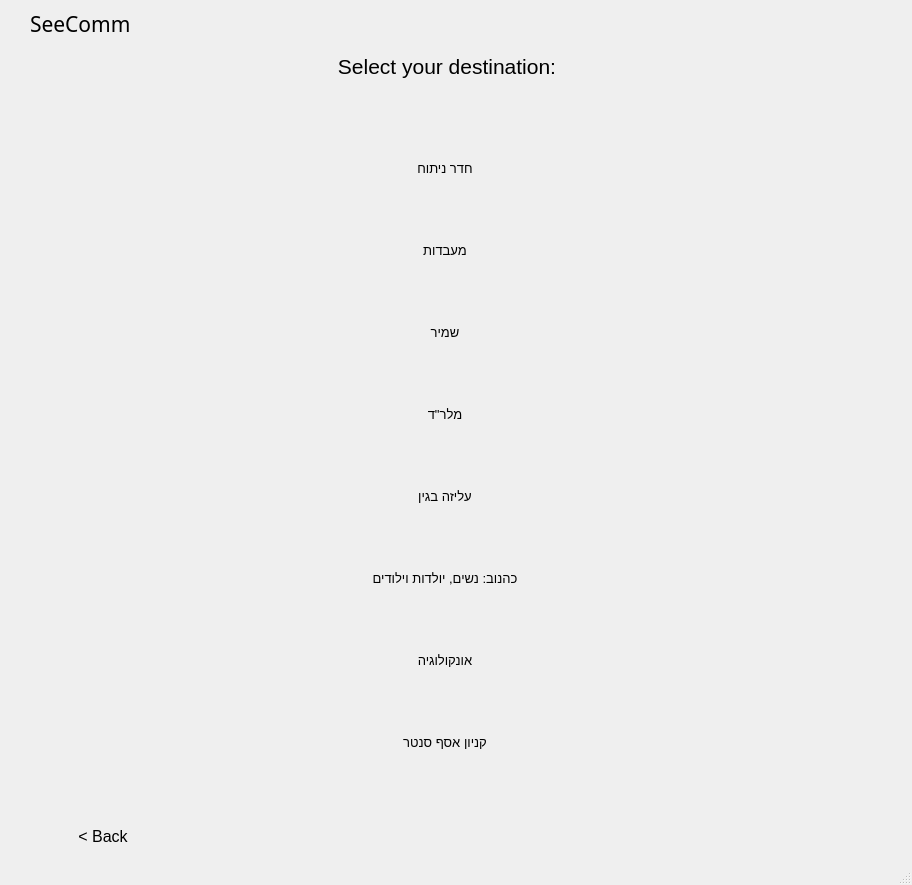
<?xml version="1.0" encoding="UTF-8"?>
<ui version="4.0">
 <class>MainWindow</class>
 <widget class="QMainWindow" name="MainWindow">
  <property name="geometry">
   <rect>
    <x>0</x>
    <y>0</y>
    <width>912</width>
    <height>885</height>
   </rect>
  </property>
  <property name="windowTitle">
   <string>MainWindow</string>
  </property>
  <widget class="QWidget" name="centralwidget">
   <layout class="QGridLayout" name="gridLayout">
    <item row="12" column="0">
     <spacer name="horizontalSpacer_9">
      <property name="orientation">
       <enum>Qt::Horizontal</enum>
      </property>
      <property name="sizeHint" stdset="0">
       <size>
        <width>40</width>
        <height>20</height>
       </size>
      </property>
     </spacer>
    </item>
    <item row="7" column="0">
     <spacer name="horizontalSpacer_4">
      <property name="orientation">
       <enum>Qt::Horizontal</enum>
      </property>
      <property name="sizeHint" stdset="0">
       <size>
        <width>40</width>
        <height>20</height>
       </size>
      </property>
     </spacer>
    </item>
    <item row="6" column="0">
     <spacer name="horizontalSpacer_3">
      <property name="orientation">
       <enum>Qt::Horizontal</enum>
      </property>
      <property name="sizeHint" stdset="0">
       <size>
        <width>40</width>
        <height>20</height>
       </size>
      </property>
     </spacer>
    </item>
    <item row="12" column="4">
     <widget class="QPushButton" name="mall">
      <property name="maximumSize">
       <size>
        <width>16777215</width>
        <height>16777215</height>
       </size>
      </property>
      <property name="font">
       <font>
        <pointsize>10</pointsize>
       </font>
      </property>
      <property name="cursor">
       <cursorShape>PointingHandCursor</cursorShape>
      </property>
      <property name="styleSheet">
       <string notr="true">#mall{
	width: 360px;
	height: 60px;
	border-radius: 9px;
	background-color: 'white';
	margin-bottom: 16px;
	margin-left: 56%;
}
#mall:hover {
	background-color: #F8F8FF;
}</string>
      </property>
      <property name="text">
       <string>קניון אסף סנטר</string>
      </property>
     </widget>
    </item>
    <item row="4" column="4">
     <widget class="QPushButton" name="operations">
      <property name="sizePolicy">
       <sizepolicy hsizetype="Minimum" vsizetype="Fixed">
        <horstretch>0</horstretch>
        <verstretch>0</verstretch>
       </sizepolicy>
      </property>
      <property name="maximumSize">
       <size>
        <width>16777215</width>
        <height>16777215</height>
       </size>
      </property>
      <property name="font">
       <font>
        <pointsize>10</pointsize>
       </font>
      </property>
      <property name="cursor">
       <cursorShape>PointingHandCursor</cursorShape>
      </property>
      <property name="styleSheet">
       <string notr="true">#operations{
	width: 360px;
	height: 60px;
	border-radius: 9px;
	background-color: 'white';
	margin-bottom: 16px;
	margin-left: 56%;
}
#operations:hover {
	background-color: #F8F8FF;
}</string>
      </property>
      <property name="text">
       <string>חדר ניתוח</string>
      </property>
     </widget>
    </item>
    <item row="6" column="4">
     <widget class="QPushButton" name="labs">
      <property name="maximumSize">
       <size>
        <width>16777215</width>
        <height>16777215</height>
       </size>
      </property>
      <property name="font">
       <font>
        <pointsize>10</pointsize>
       </font>
      </property>
      <property name="cursor">
       <cursorShape>PointingHandCursor</cursorShape>
      </property>
      <property name="styleSheet">
       <string notr="true">#labs{
	width: 360px;
	height: 60px;
	border-radius: 9px;
	background-color: 'white';
	margin-bottom: 16px;
	margin-left: 56%;
}
#labs:hover {
	background-color: #F8F8FF;
}</string>
      </property>
      <property name="text">
       <string>מעבדות</string>
      </property>
     </widget>
    </item>
    <item row="6" column="9">
     <spacer name="horizontalSpacer_11">
      <property name="orientation">
       <enum>Qt::Horizontal</enum>
      </property>
      <property name="sizeHint" stdset="0">
       <size>
        <width>40</width>
        <height>20</height>
       </size>
      </property>
     </spacer>
    </item>
    <item row="2" column="2" colspan="5">
     <spacer name="verticalSpacer">
      <property name="orientation">
       <enum>Qt::Vertical</enum>
      </property>
      <property name="sizeHint" stdset="0">
       <size>
        <width>20</width>
        <height>426</height>
       </size>
      </property>
     </spacer>
    </item>
    <item row="7" column="4">
     <widget class="QPushButton" name="shamir">
      <property name="maximumSize">
       <size>
        <width>16777215</width>
        <height>16777215</height>
       </size>
      </property>
      <property name="font">
       <font>
        <pointsize>10</pointsize>
       </font>
      </property>
      <property name="cursor">
       <cursorShape>PointingHandCursor</cursorShape>
      </property>
      <property name="styleSheet">
       <string notr="true">#shamir{
	width: 360px;
	height: 60px;
	border-radius: 9px;
	background-color: 'white';
	margin-bottom: 16px;
	margin-left: 56%;
}
#shamir:hover {
	background-color: #F8F8FF;
}</string>
      </property>
      <property name="text">
       <string>שמיר</string>
      </property>
     </widget>
    </item>
    <item row="22" column="0">
     <widget class="QPushButton" name="back_button">
      <property name="maximumSize">
       <size>
        <width>172</width>
        <height>16777215</height>
       </size>
      </property>
      <property name="font">
       <font>
        <pointsize>12</pointsize>
       </font>
      </property>
      <property name="styleSheet">
       <string notr="true">#back_button {
	width: 100px;
	height: 36px;
	border-radius: 9px;
	background-color: 'white';
	margin-left:16%
}

#back_button:hover {
	background-color: #F8F8FF;
}</string>
      </property>
      <property name="text">
       <string>&lt; Back</string>
      </property>
     </widget>
    </item>
    <item row="9" column="4">
     <widget class="QPushButton" name="aliza">
      <property name="maximumSize">
       <size>
        <width>16777215</width>
        <height>16777215</height>
       </size>
      </property>
      <property name="font">
       <font>
        <pointsize>10</pointsize>
       </font>
      </property>
      <property name="cursor">
       <cursorShape>PointingHandCursor</cursorShape>
      </property>
      <property name="styleSheet">
       <string notr="true">#aliza{
	width: 360px;
	height: 60px;
	border-radius: 9px;
	background-color: 'white';
	margin-bottom: 16px;
	margin-left: 56%;
}
#aliza:hover {
	background-color: #F8F8FF;
}</string>
      </property>
      <property name="text">
       <string>עליזה בגין</string>
      </property>
     </widget>
    </item>
    <item row="10" column="4">
     <widget class="QPushButton" name="cahanov">
      <property name="maximumSize">
       <size>
        <width>16777215</width>
        <height>16777215</height>
       </size>
      </property>
      <property name="font">
       <font>
        <pointsize>10</pointsize>
       </font>
      </property>
      <property name="cursor">
       <cursorShape>PointingHandCursor</cursorShape>
      </property>
      <property name="styleSheet">
       <string notr="true">#cahanov{
	width: 360px;
	height: 60px;
	border-radius: 9px;
	background-color: 'white';
	margin-bottom: 16px;
	margin-left: 56%;
}
#cahanov:hover {
	background-color: #F8F8FF;
}</string>
      </property>
      <property name="text">
       <string>כהנוב: נשים, יולדות וילודים</string>
      </property>
     </widget>
    </item>
    <item row="11" column="4">
     <widget class="QPushButton" name="oncology">
      <property name="maximumSize">
       <size>
        <width>16777215</width>
        <height>16777215</height>
       </size>
      </property>
      <property name="font">
       <font>
        <pointsize>10</pointsize>
       </font>
      </property>
      <property name="cursor">
       <cursorShape>PointingHandCursor</cursorShape>
      </property>
      <property name="styleSheet">
       <string notr="true">#oncology{
	width: 360px;
	height: 60px;
	border-radius: 9px;
	background-color: 'white';
	margin-bottom: 16px;
	margin-left: 56%;
}
#oncology:hover {
	background-color: #F8F8FF;
}</string>
      </property>
      <property name="text">
       <string>אונקולוגיה</string>
      </property>
     </widget>
    </item>
    <item row="0" column="8" colspan="2">
     <widget class="QLabel" name="label_2">
      <property name="minimumSize">
       <size>
        <width>260</width>
        <height>0</height>
       </size>
      </property>
      <property name="maximumSize">
       <size>
        <width>260</width>
        <height>16777215</height>
       </size>
      </property>
      <property name="styleSheet">
       <string notr="true">width: 260px;</string>
      </property>
      <property name="text">
       <string/>
      </property>
     </widget>
    </item>
    <item row="0" column="0">
     <widget class="QLabel" name="title">
      <property name="font">
       <font>
        <family>Segoe Script</family>
        <pointsize>16</pointsize>
        <italic>false</italic>
       </font>
      </property>
      <property name="styleSheet">
       <string notr="true">margin-left: 16%</string>
      </property>
      <property name="text">
       <string>SeeComm</string>
      </property>
     </widget>
    </item>
    <item row="0" column="2" colspan="5">
     <spacer name="horizontalSpacer">
      <property name="orientation">
       <enum>Qt::Horizontal</enum>
      </property>
      <property name="sizeHint" stdset="0">
       <size>
        <width>413</width>
        <height>20</height>
       </size>
      </property>
     </spacer>
    </item>
    <item row="8" column="0">
     <spacer name="horizontalSpacer_5">
      <property name="orientation">
       <enum>Qt::Horizontal</enum>
      </property>
      <property name="sizeHint" stdset="0">
       <size>
        <width>40</width>
        <height>20</height>
       </size>
      </property>
     </spacer>
    </item>
    <item row="9" column="0">
     <spacer name="horizontalSpacer_6">
      <property name="orientation">
       <enum>Qt::Horizontal</enum>
      </property>
      <property name="sizeHint" stdset="0">
       <size>
        <width>40</width>
        <height>20</height>
       </size>
      </property>
     </spacer>
    </item>
    <item row="4" column="9">
     <spacer name="horizontalSpacer_10">
      <property name="orientation">
       <enum>Qt::Horizontal</enum>
      </property>
      <property name="sizeHint" stdset="0">
       <size>
        <width>40</width>
        <height>20</height>
       </size>
      </property>
     </spacer>
    </item>
    <item row="9" column="9">
     <spacer name="horizontalSpacer_14">
      <property name="orientation">
       <enum>Qt::Horizontal</enum>
      </property>
      <property name="sizeHint" stdset="0">
       <size>
        <width>40</width>
        <height>20</height>
       </size>
      </property>
     </spacer>
    </item>
    <item row="7" column="9">
     <spacer name="horizontalSpacer_12">
      <property name="orientation">
       <enum>Qt::Horizontal</enum>
      </property>
      <property name="sizeHint" stdset="0">
       <size>
        <width>40</width>
        <height>20</height>
       </size>
      </property>
     </spacer>
    </item>
    <item row="12" column="9">
     <spacer name="horizontalSpacer_17">
      <property name="orientation">
       <enum>Qt::Horizontal</enum>
      </property>
      <property name="sizeHint" stdset="0">
       <size>
        <width>40</width>
        <height>20</height>
       </size>
      </property>
     </spacer>
    </item>
    <item row="4" column="0">
     <spacer name="horizontalSpacer_2">
      <property name="orientation">
       <enum>Qt::Horizontal</enum>
      </property>
      <property name="sizeHint" stdset="0">
       <size>
        <width>40</width>
        <height>20</height>
       </size>
      </property>
     </spacer>
    </item>
    <item row="8" column="4">
     <widget class="QPushButton" name="malrad">
      <property name="maximumSize">
       <size>
        <width>16777215</width>
        <height>16777215</height>
       </size>
      </property>
      <property name="font">
       <font>
        <pointsize>10</pointsize>
       </font>
      </property>
      <property name="cursor">
       <cursorShape>PointingHandCursor</cursorShape>
      </property>
      <property name="styleSheet">
       <string notr="true">#malrad{
	width: 360px;
	height: 60px;
	border-radius: 9px;
	background-color: 'white';
	margin-bottom: 16px;
	margin-left: 56%;
}
#malrad:hover {
	background-color: #F8F8FF;
}</string>
      </property>
      <property name="text">
       <string>מלר&quot;ד</string>
      </property>
     </widget>
    </item>
    <item row="1" column="4">
     <widget class="QLabel" name="label">
      <property name="font">
       <font>
        <pointsize>16</pointsize>
        <weight>50</weight>
        <bold>false</bold>
       </font>
      </property>
      <property name="layoutDirection">
       <enum>Qt::LeftToRight</enum>
      </property>
      <property name="styleSheet">
       <string notr="true">margin-left: 60px;
margin-top: 9px</string>
      </property>
      <property name="text">
       <string>Select your destination:</string>
      </property>
      <property name="alignment">
       <set>Qt::AlignCenter</set>
      </property>
     </widget>
    </item>
    <item row="10" column="0">
     <spacer name="horizontalSpacer_7">
      <property name="orientation">
       <enum>Qt::Horizontal</enum>
      </property>
      <property name="sizeHint" stdset="0">
       <size>
        <width>40</width>
        <height>20</height>
       </size>
      </property>
     </spacer>
    </item>
    <item row="11" column="0">
     <spacer name="horizontalSpacer_8">
      <property name="orientation">
       <enum>Qt::Horizontal</enum>
      </property>
      <property name="sizeHint" stdset="0">
       <size>
        <width>40</width>
        <height>20</height>
       </size>
      </property>
     </spacer>
    </item>
    <item row="10" column="9">
     <spacer name="horizontalSpacer_15">
      <property name="orientation">
       <enum>Qt::Horizontal</enum>
      </property>
      <property name="sizeHint" stdset="0">
       <size>
        <width>40</width>
        <height>20</height>
       </size>
      </property>
     </spacer>
    </item>
    <item row="11" column="9">
     <spacer name="horizontalSpacer_16">
      <property name="orientation">
       <enum>Qt::Horizontal</enum>
      </property>
      <property name="sizeHint" stdset="0">
       <size>
        <width>40</width>
        <height>20</height>
       </size>
      </property>
     </spacer>
    </item>
    <item row="8" column="9">
     <spacer name="horizontalSpacer_13">
      <property name="orientation">
       <enum>Qt::Horizontal</enum>
      </property>
      <property name="sizeHint" stdset="0">
       <size>
        <width>40</width>
        <height>20</height>
       </size>
      </property>
     </spacer>
    </item>
    <item row="18" column="2" rowspan="5" colspan="5">
     <spacer name="verticalSpacer_2">
      <property name="orientation">
       <enum>Qt::Vertical</enum>
      </property>
      <property name="sizeHint" stdset="0">
       <size>
        <width>20</width>
        <height>426</height>
       </size>
      </property>
     </spacer>
    </item>
   </layout>
  </widget>
  <widget class="QMenuBar" name="menubar">
   <property name="geometry">
    <rect>
     <x>0</x>
     <y>0</y>
     <width>912</width>
     <height>26</height>
    </rect>
   </property>
  </widget>
  <widget class="QStatusBar" name="statusbar"/>
 </widget>
 <resources/>
 <connections/>
</ui>
